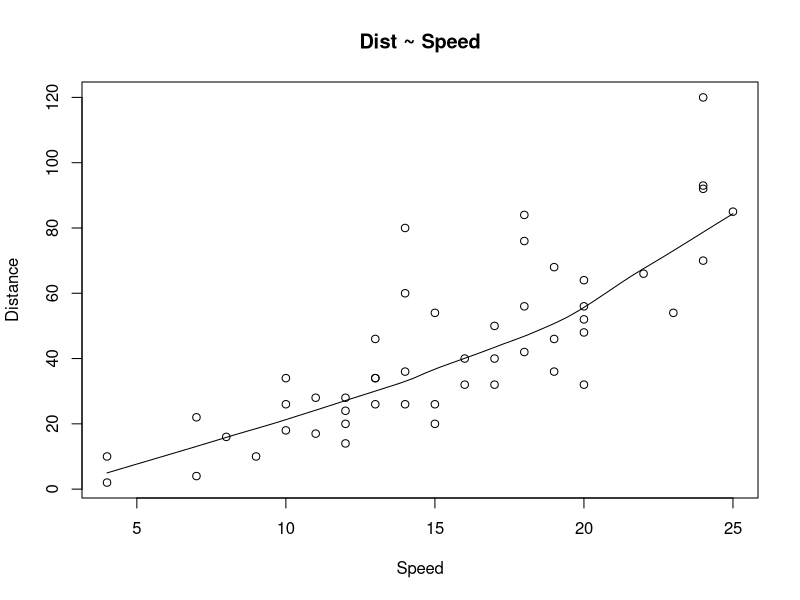
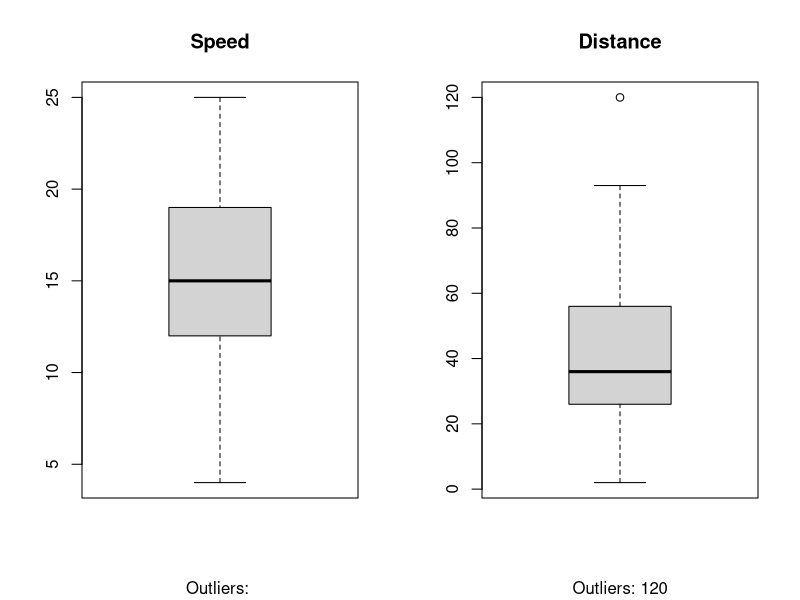
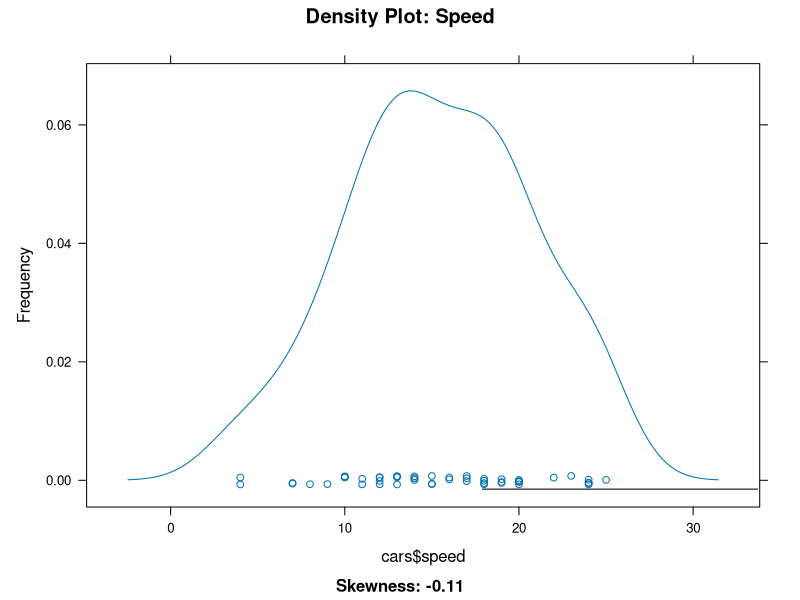
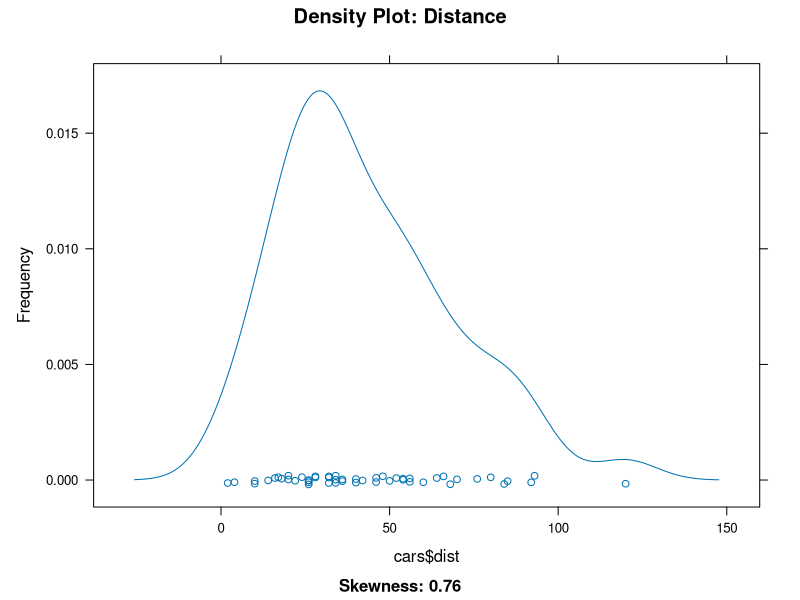

Write R code to recreate these figures, in order.
head(cars)

#create a scatterplot
scatter.smooth(x=cars$speed, y=cars$dist, main = "Dist ~ Speed", ylab = "Distance", xlab = "Speed")

par(mfrow=c(1,2))
boxplot(cars$speed, main= "Speed", sub=paste("Outliers:", boxplot.stats(cars$speed)$out))
boxplot(cars$dist, main= "Distance", sub=paste("Outliers:", boxplot.stats(cars$dist)$out))

library(e1071) #package for skewness

library(ggplot2)
library(ggpubr)
library(foreign)
library(lattice)
library(latticeExtra)
library(graphics)

par(mfrow=c(1,2)) #divide graph area into two rows

densityplot(cars$speed, main= "Density Plot: Speed", ylab="Frequency", sub=paste("Skewness:", round(e1071::skewness(cars$speed), 2)))

polygon(density(cars$speed), col="green")

densityplot(cars$dist, main= "Density Plot: Distance", ylab="Frequency", sub=paste("Skewness:", round(e1071::skewness(cars$dist), 2)))
